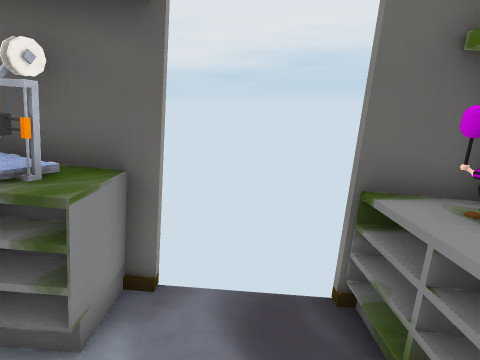
View 1 (above)

16 first-person views from a walk through a Unity game level. The camera is 1.4 m above the floor, tilts 14° down and sees 75° across. Doors are open. The floor is counted in squares, 0.5 m on a side. Each view is taken from the middle of a square. On the plan, view 1 faces up. The plan holds only what a view shows up to about 20 squares ahead; the rest is blank. Some animated figures are left out. Some surface patterns are stand-ins.

View 2
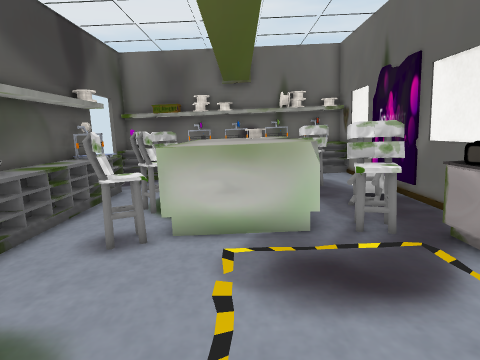

View 3
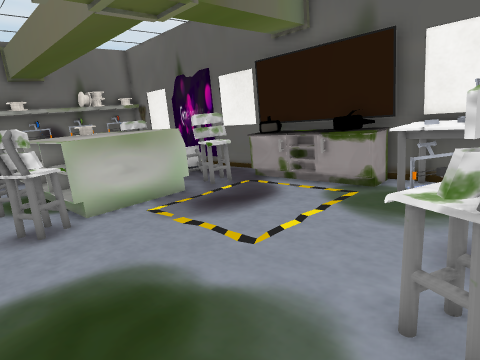

View 4
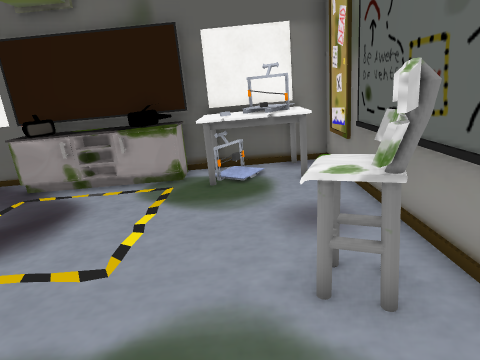

View 5
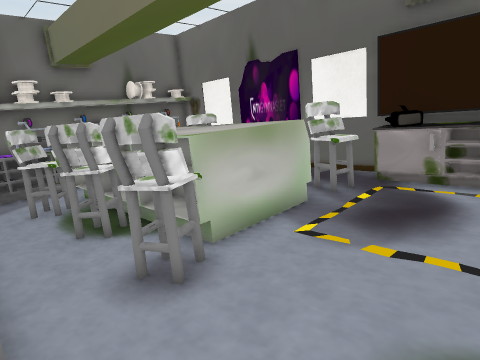

View 6
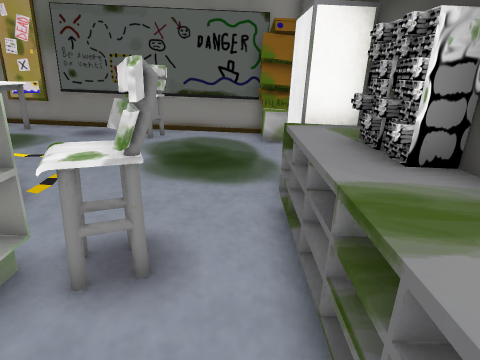

View 7
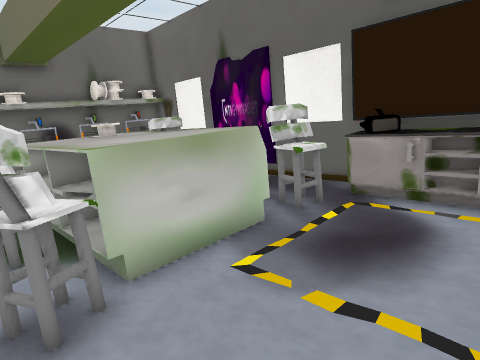

View 8
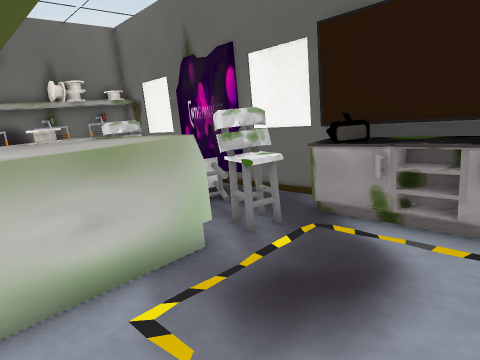

View 9
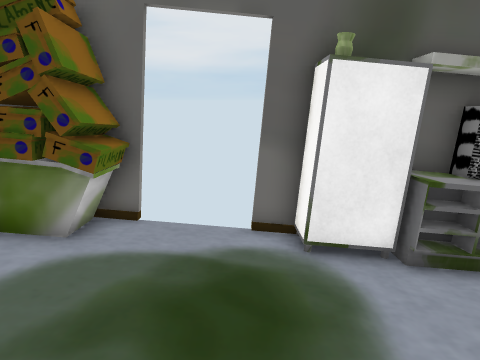

View 10
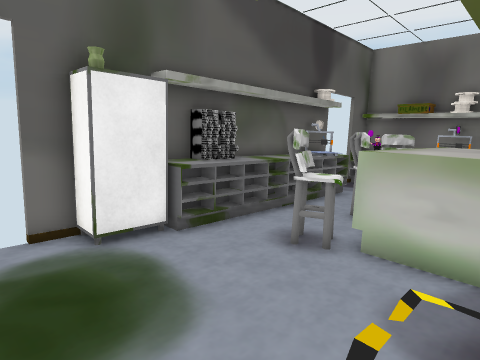

View 11
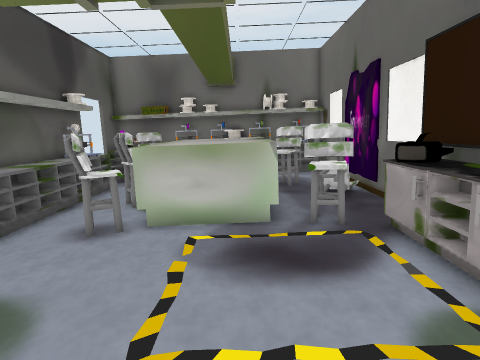

View 12
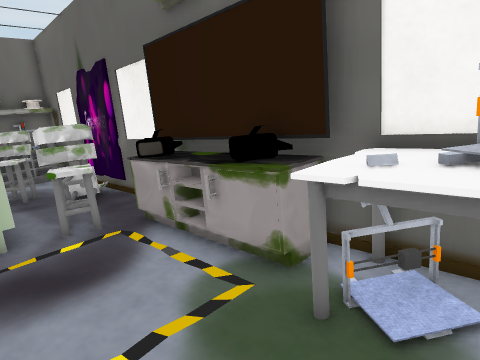

View 13
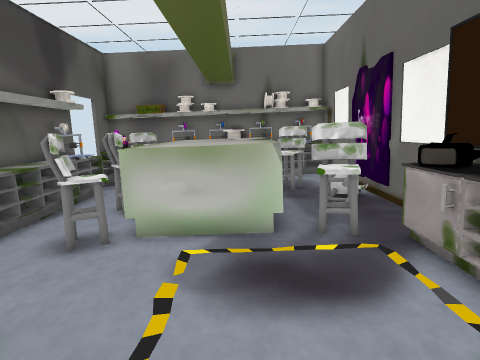

View 14
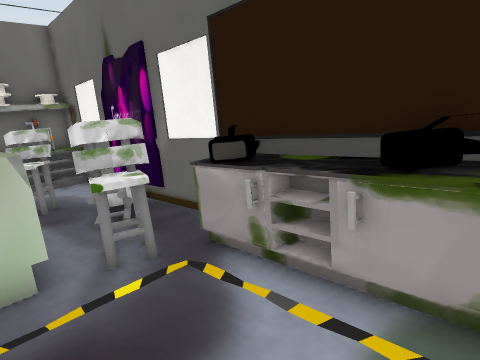

View 15
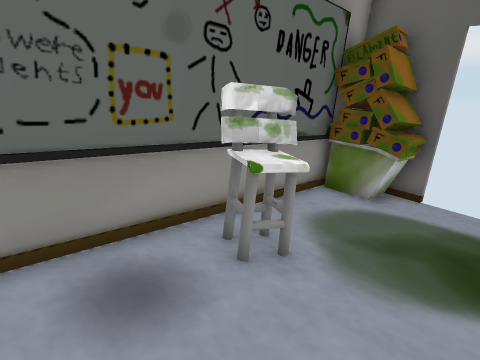

View 16
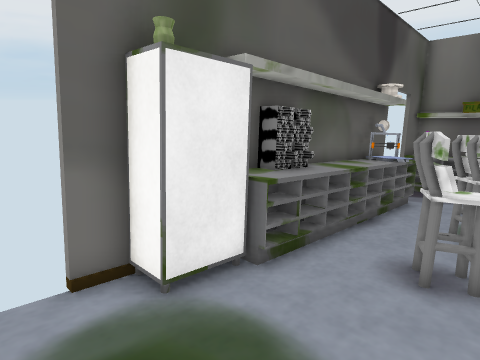

### Floor plan
Key: @ floor where view 1 was taken; # wall or solid block; . main floor; : floor 0.25 m higher than the main floor; - floor 0.25 m lower than the main floor; _ floor 0.5 m lower than the main floor; < floor 0.75 m lower than the main floor; / step, stairs or slope; D open door; = window, fence, low wall or low ledge; ^ raised ledge; C chair; T table; H thing the floor can be seen under or through; U cupboard; E desk; P printer; S shelf; O other object.
Columns run from 20 left of view 1 to 3 right of it. Each row starts with its distance up from view 1.
  5      ###############DDD#
  4   ##  S  SOOO^^^^##DDD##
  3 ### .--###======###<<<=#
  2 #.....-----______<<<<<=#
  1 #.....----###_##_<C#<<=#
  0 #......---### C#_#C#@<##
 -1 ###....----#TTTTTTTT<<##
 -2 #CC....----TTTTTTTTT   #
 -3 ###.....---TTTTTTTTT   #
 -4 #::.....---TTTTTTTT    #
 -5 #::......--HTTTTTTT    #
 -6 #:::.....--HH--__#C#<  #
 -7 #E###..... HH-O/_##__<##
 -8 #EPPE##UU####  C/____<##
 -9 ##PPE#######  #########
-10 ############

Where each view was taken, in squares from view 1:
view 1: 0 up, 0 right, facing up
view 2: 3 down, 17 left, facing right
view 3: 2 up, 19 left, facing down-right
view 4: 2 up, 17 left, facing down
view 5: 3 up, 14 left, facing down-right
view 6: 2 up, 5 left, facing left
view 7: 1 up, 14 left, facing down-right
view 8: 1 down, 14 left, facing down-right
view 9: 3 down, 15 left, facing up
view 10: 4 down, 16 left, facing up-right
view 11: 4 down, 18 left, facing right
view 12: 4 down, 18 left, facing down-right
view 13: 4 down, 17 left, facing right
view 14: 4 down, 15 left, facing down-right
view 15: 6 down, 15 left, facing up-left
view 16: 1 down, 16 left, facing up-right
